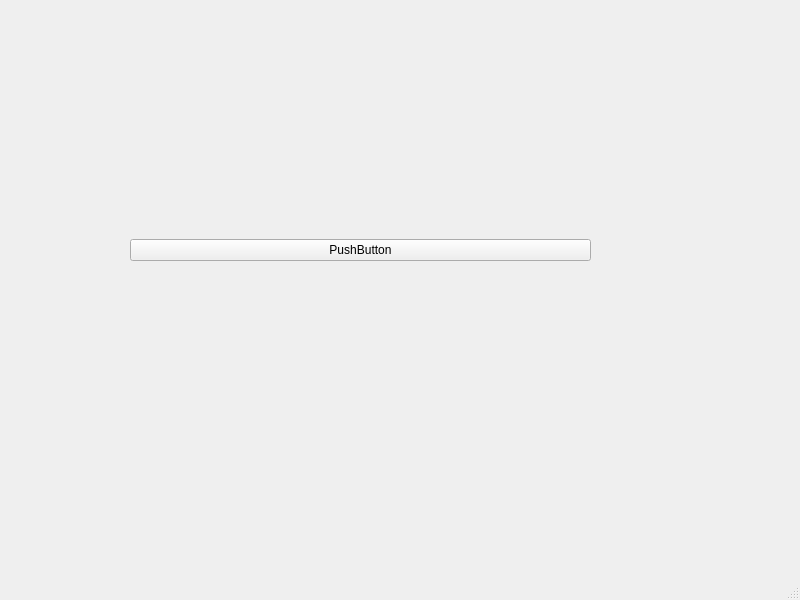
<?xml version="1.0" encoding="UTF-8"?>
<ui version="4.0">
 <class>MainWindow</class>
 <widget class="QMainWindow" name="MainWindow">
  <property name="geometry">
   <rect>
    <x>0</x>
    <y>0</y>
    <width>800</width>
    <height>600</height>
   </rect>
  </property>
  <property name="windowTitle">
   <string>MainWindow</string>
  </property>
  <widget class="QWidget" name="centralwidget">
   <widget class="QWidget" name="gridLayoutWidget">
    <property name="geometry">
     <rect>
      <x>130</x>
      <y>10</y>
      <width>461</width>
      <height>481</height>
     </rect>
    </property>
    <layout class="QGridLayout" name="gridLayout">
     <item row="0" column="0">
      <widget class="QPushButton" name="pushButton">
       <property name="text">
        <string>PushButton</string>
       </property>
      </widget>
     </item>
    </layout>
   </widget>
  </widget>
  <widget class="QMenuBar" name="menubar">
   <property name="geometry">
    <rect>
     <x>0</x>
     <y>0</y>
     <width>800</width>
     <height>26</height>
    </rect>
   </property>
  </widget>
  <widget class="QStatusBar" name="statusbar"/>
 </widget>
 <resources/>
 <connections/>
</ui>
